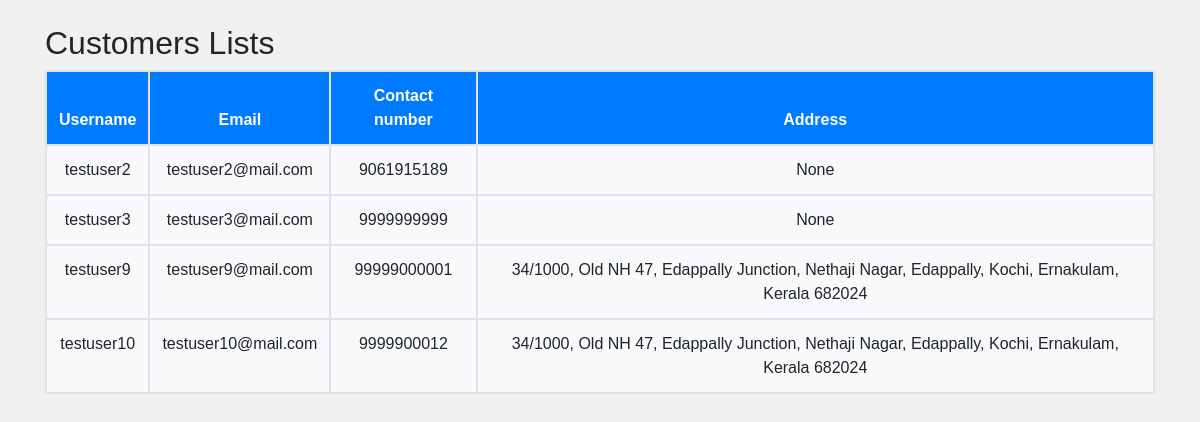
Screenshot of /table/ with the database file from the repository.
### api/models.py (models this page shows, shortened)
class CustomUser(AbstractBaseUser, PermissionsMixin):
    username = models.CharField(max_length=30, unique=True)
    email = models.EmailField(unique=True)
    first_name = models.CharField(max_length=30)
    last_name = models.CharField(max_length=30)
    phone = models.IntegerField(unique=True)
    address = models.CharField(max_length=200, null=True, blank=True)
    is_active = models.BooleanField(default=True)
    is_staff = models.BooleanField(default=False)
    objects = CustomUserManager()
    USERNAME_FIELD = 'username'
    REQUIRED_FIELDS = ['email', ]

### api/views.py (the view)
# urls.py: path('',TableView.as_view()),
class TableView(TemplateView):
    template_name = "index.html"
    def get_context_data(self, **kwargs):
        context = super().get_context_data(**kwargs)
        context["users"] = CustomUser.objects.filter(groups__name="user")
        return context

### templates/index.html (shortened to what this page needs)
<!DOCTYPE html>
<html lang="en">
<head>
  <link rel="stylesheet" href="/static/assets/css/bootstrap.min.css">
  <link rel="stylesheet" href="/static/assets/css/main.css">
</head>
<body>
    <div class="container mt-4">
        <h2>Customers Lists</h2>
        <div class="table-responsive">
            <table class="table table-striped">
                <thead>
                    <tr>
                        <th>Username</th>
                        <th>Email</th>
                        <th>Contact number</th>
                        <th>Address</th>
                    </tr>
                </thead>
                <tbody>
                    {% for user in users%}
                    <tr>
                        <td>{{ user.username }}</td>
                        <td>{{ user.email }}</td>
                        <td>{{ user.phone }}</td>
                        <td>{{ user.address }}</td>
                    </tr>
                    {% endfor %}
                </tbody>
            </table>
        </div>
    </div>
</body>
</html>

### static/assets/css/main.css (style rules this page uses)
body { font-family: Arial, sans-serif; background-color: #f0f0f0; }
.table { width: 100%; margin-bottom: 1rem; color: #212529; border-collapse: collapse; border: 2px solid #dee2e6; }
.table th, .table td { border: 2px solid #dee2e6; padding: 12px; text-align: center; }
.table thead th { background-color: #007bff; color: #fff; font-weight: bold; }
.table tbody tr:nth-child(even) { background-color: #f8f9fa; }
.table-striped tbody tr:nth-of-type(odd) { background-color: #f8f9fa; }

### rows the page displays
CustomUser: username "testuser2", email "testuser2@mail.com", phone "9061915189", address "None"
CustomUser: username "testuser3", email "testuser3@mail.com", phone "9999999999", address "None"
CustomUser: username "testuser9", email "testuser9@mail.com", phone "99999000001", address "34/1000, Old NH 47, Edappally Junction, Nethaji Nagar, Edappally, Kochi, Ernakulam, Kerala 682024"
CustomUser: username "testuser10", email "testuser10@mail.com", phone "9999900012", address "34/1000, Old NH 47, Edappally Junction, Nethaji Nagar, Edappally, Kochi, Ernakulam, Kerala 682024"
